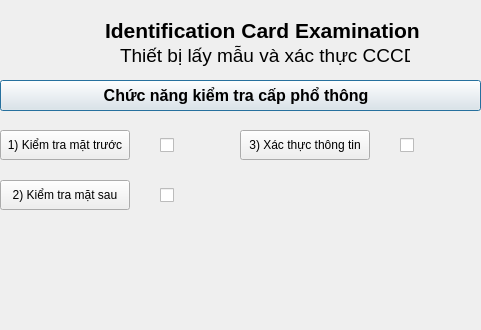
<?xml version="1.0" encoding="UTF-8"?>
<ui version="4.0">
 <class>Form</class>
 <widget class="QWidget" name="Form">
  <property name="geometry">
   <rect>
    <x>0</x>
    <y>0</y>
    <width>481</width>
    <height>330</height>
   </rect>
  </property>
  <property name="windowTitle">
   <string>Form</string>
  </property>
  <widget class="QCheckBox" name="checkBox">
   <property name="geometry">
    <rect>
     <x>160</x>
     <y>135</y>
     <width>20</width>
     <height>20</height>
    </rect>
   </property>
   <property name="text">
    <string/>
   </property>
   <property name="checkable">
    <bool>true</bool>
   </property>
  </widget>
  <widget class="QCheckBox" name="checkBox_2">
   <property name="geometry">
    <rect>
     <x>160</x>
     <y>185</y>
     <width>20</width>
     <height>20</height>
    </rect>
   </property>
   <property name="text">
    <string notr="true"/>
   </property>
  </widget>
  <widget class="QCheckBox" name="checkBox_3">
   <property name="geometry">
    <rect>
     <x>400</x>
     <y>135</y>
     <width>20</width>
     <height>20</height>
    </rect>
   </property>
   <property name="tabletTracking">
    <bool>false</bool>
   </property>
   <property name="acceptDrops">
    <bool>false</bool>
   </property>
   <property name="text">
    <string notr="true"/>
   </property>
   <property name="tristate">
    <bool>false</bool>
   </property>
  </widget>
  <widget class="QLabel" name="label">
   <property name="geometry">
    <rect>
     <x>20</x>
     <y>10</y>
     <width>70</width>
     <height>60</height>
    </rect>
   </property>
   <property name="text">
    <string notr="true"/>
   </property>
   <property name="pixmap">
    <pixmap>image/logo.jpg</pixmap>
   </property>
  </widget>
  <widget class="QLabel" name="label_2">
   <property name="geometry">
    <rect>
     <x>105</x>
     <y>20</y>
     <width>315</width>
     <height>20</height>
    </rect>
   </property>
   <property name="font">
    <font>
     <family>Arial</family>
     <pointsize>16</pointsize>
     <weight>75</weight>
     <bold>true</bold>
    </font>
   </property>
   <property name="text">
    <string notr="true">Identification Card Examination</string>
   </property>
  </widget>
  <widget class="QLabel" name="label_3">
   <property name="geometry">
    <rect>
     <x>120</x>
     <y>40</y>
     <width>290</width>
     <height>30</height>
    </rect>
   </property>
   <property name="font">
    <font>
     <pointsize>14</pointsize>
    </font>
   </property>
   <property name="text">
    <string>Thiết bị lấy mẫu và xác thực CCCD</string>
   </property>
  </widget>
  <widget class="QPushButton" name="pushButton">
   <property name="geometry">
    <rect>
     <x>0</x>
     <y>80</y>
     <width>481</width>
     <height>31</height>
    </rect>
   </property>
   <property name="font">
    <font>
     <family>Arial</family>
     <pointsize>12</pointsize>
     <weight>75</weight>
     <bold>true</bold>
    </font>
   </property>
   <property name="text">
    <string notr="true">Chức năng kiểm tra cấp phổ thông  </string>
   </property>
   <property name="icon">
    <iconset>
     <normaloff>image/home.jpg</normaloff>image/home.jpg</iconset>
   </property>
   <property name="iconSize">
    <size>
     <width>16</width>
     <height>16</height>
    </size>
   </property>
   <property name="checkable">
    <bool>false</bool>
   </property>
   <property name="autoRepeat">
    <bool>false</bool>
   </property>
   <property name="autoDefault">
    <bool>false</bool>
   </property>
   <property name="default">
    <bool>true</bool>
   </property>
   <property name="flat">
    <bool>false</bool>
   </property>
  </widget>
  <widget class="QPushButton" name="pushButton_2">
   <property name="geometry">
    <rect>
     <x>0</x>
     <y>130</y>
     <width>130</width>
     <height>30</height>
    </rect>
   </property>
   <property name="text">
    <string>1) Kiểm tra mặt trước</string>
   </property>
  </widget>
  <widget class="QPushButton" name="pushButton_3">
   <property name="geometry">
    <rect>
     <x>0</x>
     <y>180</y>
     <width>130</width>
     <height>30</height>
    </rect>
   </property>
   <property name="text">
    <string>2) Kiểm tra mặt sau</string>
   </property>
  </widget>
  <widget class="QPushButton" name="pushButton_4">
   <property name="geometry">
    <rect>
     <x>240</x>
     <y>130</y>
     <width>130</width>
     <height>30</height>
    </rect>
   </property>
   <property name="text">
    <string notr="true">3) Xác thực thông tin</string>
   </property>
  </widget>
  <widget class="QLabel" name="label_4">
   <property name="geometry">
    <rect>
     <x>180</x>
     <y>135</y>
     <width>20</width>
     <height>20</height>
    </rect>
   </property>
   <property name="text">
    <string/>
   </property>
   <property name="pixmap">
    <pixmap>image/analyze.jpg</pixmap>
   </property>
  </widget>
  <widget class="QLabel" name="label_5">
   <property name="geometry">
    <rect>
     <x>180</x>
     <y>185</y>
     <width>20</width>
     <height>20</height>
    </rect>
   </property>
   <property name="text">
    <string/>
   </property>
   <property name="pixmap">
    <pixmap>image/analyze.jpg</pixmap>
   </property>
  </widget>
  <widget class="QLabel" name="label_6">
   <property name="geometry">
    <rect>
     <x>420</x>
     <y>135</y>
     <width>20</width>
     <height>20</height>
    </rect>
   </property>
   <property name="text">
    <string/>
   </property>
   <property name="pixmap">
    <pixmap>image/analyze.jpg</pixmap>
   </property>
  </widget>
  <widget class="QLabel" name="label_7">
   <property name="geometry">
    <rect>
     <x>130</x>
     <y>135</y>
     <width>20</width>
     <height>20</height>
    </rect>
   </property>
   <property name="text">
    <string/>
   </property>
   <property name="pixmap">
    <pixmap>image/led.jpg</pixmap>
   </property>
  </widget>
  <widget class="QLabel" name="label_8">
   <property name="geometry">
    <rect>
     <x>130</x>
     <y>185</y>
     <width>20</width>
     <height>20</height>
    </rect>
   </property>
   <property name="text">
    <string/>
   </property>
   <property name="pixmap">
    <pixmap>image/led.jpg</pixmap>
   </property>
  </widget>
  <widget class="QLabel" name="label_9">
   <property name="geometry">
    <rect>
     <x>370</x>
     <y>135</y>
     <width>20</width>
     <height>20</height>
    </rect>
   </property>
   <property name="text">
    <string/>
   </property>
   <property name="pixmap">
    <pixmap>image/led.jpg</pixmap>
   </property>
  </widget>
 </widget>
 <resources/>
 <connections/>
</ui>
